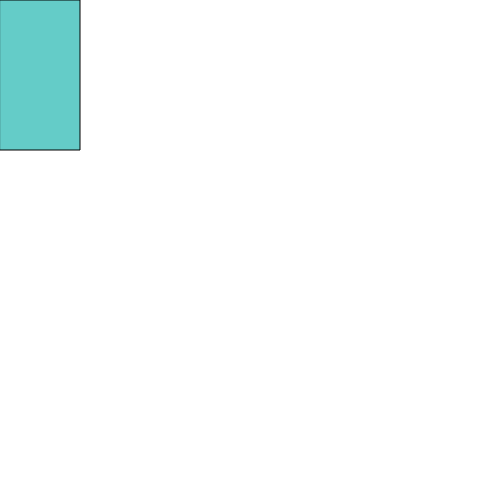
Frame 1 (no input)
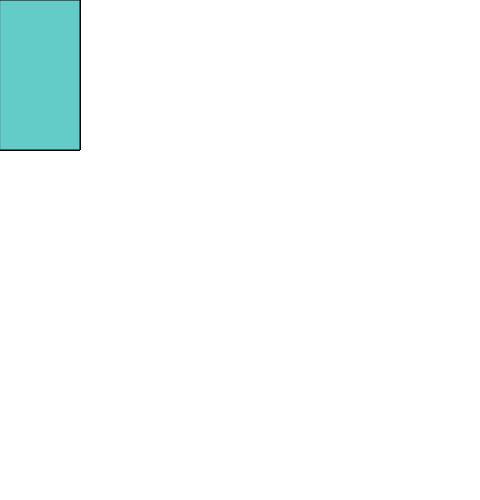
Frame 60 (no input)
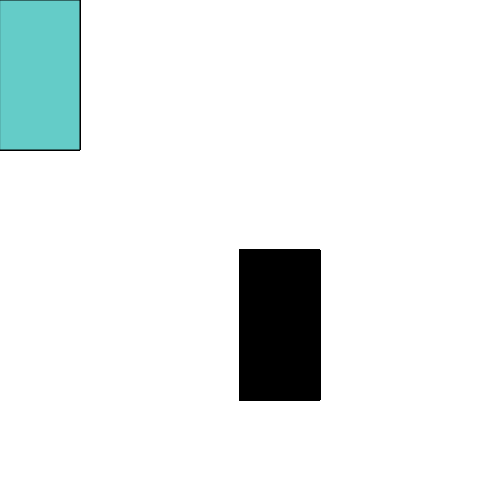
Frame 120 (the mouse pressed at the canvas centre since frame 60)

The p5.js sketch that drew these frames (run headless with seeded random() and noise() and a simulated clock; from frame 60 on, the mouse is pressed at the canvas centre):

// p5.js sketch
// ── sketch.js
function setup(){
    createCanvas(480,500);
  }
  
  function draw(){
    let c = color(100, 204, 200);
  
  
    if(mouseIsPressed){
      fill(0);
    } else {
      fill(c);
    }rect(mouseX,mouseY,80,150);
  }
